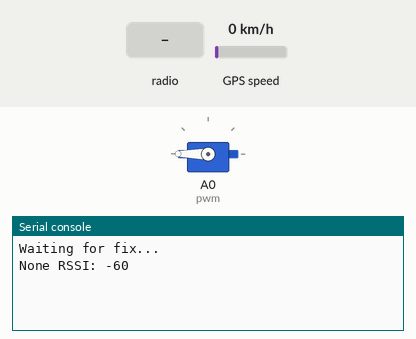
Recording of a program running on a simulated CircuitPython board. Parts: servo, the last lines printed to the serial console. The test bench sets the inputs (shaded band); at power-on: GPS speed 0 km/h. The clock reads 2024-03-15 10:24:30 at power-on unless the program sets it; the GPS gets a fix after 3 s at 37.7749, -122.4194 with 8 satellites; no radio messages arrive unless stated (any console line starting 'radio sent:' is added by the test bench).

Above: at 1.2 s.
1.3 s: radio message "KN6NAQ!CMD" arrives
At 2.5 s:
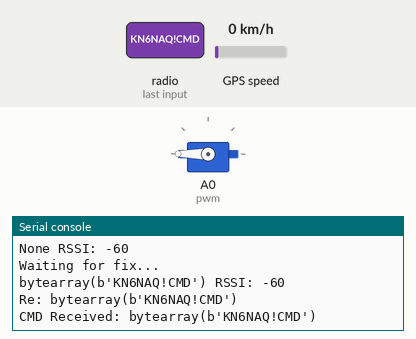
3.1 s: radio message "65" arrives
At 4.7 s:
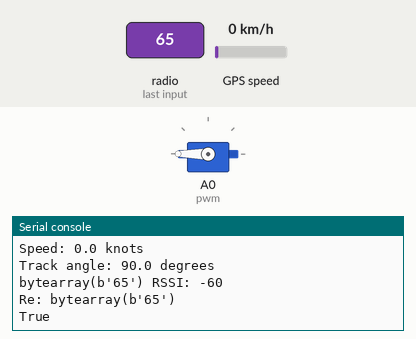
Timing chart, 0 to 6.2 s (numbered marks = the images above; inputs shaded):
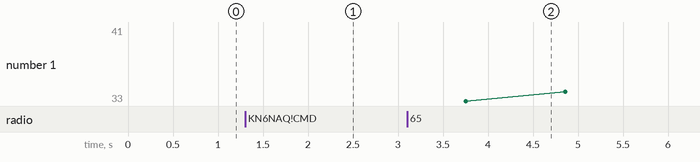

The program:

BLV_-_ORIGINAL.py
```python
import board
import busio
import digitalio
import time
import adafruit_rfm9x
from adafruit_motor import servo
import pwmio
import adafruit_gps

pwm = pwmio.PWMOut(board.A0, frequency=50)
servo = servo.Servo(pwm, min_pulse=750, max_pulse=2250)

uart = busio.UART(board.TX, board.RX, baudrate=9600, timeout=10)
gps = adafruit_gps.GPS(uart, debug=False)

gps.send_command(b"PMTK314,0,1,0,1,0,0,0,0,0,0,0,0,0,0,0,0,0,0,0")
gps.send_command(b"PMTK220,1000")

gps_alt = 0
gps_speed = 0
gps_track_angle = 0

spi = busio.SPI(board.SCK, MOSI=board.MOSI, MISO=board.MISO)
cs = digitalio.DigitalInOut(board.D10)
reset = digitalio.DigitalInOut(board.D11)
rfm9x = adafruit_rfm9x.RFM9x(spi, cs, reset, 437.4)

rfm9x.spreading_factor=8
rfm9x.tx_power=14
rfm9x.node=0xfb
rfm9x.destination=0xfa
rfm9x.receive_timeout=10
rfm9x.enable_crc=True
rfm9x.signal_bandwidth = 125000

servo.angle=180

cmd_keys = {
    b'65':   'cut_away',
    b'66':   'query',
    b'67':   'exec_cmd',
    b'68':   'ping'
}

def cmd_handler(msg):
    try:
        header = msg[0:10]
        print(f"Re: {header}")
        if msg[0:10] == b'KN6NAQ!CMD':
            print(f"CMD Received: {msg}")

            rfm9x.send("CMD ACK!")
            rfm9x.send("CMD ACK!")
            rfm9x.send("CMD ACK!")

            time.sleep(1)

            cmd_key = msg[10:12]
            print(cmd_key)

            #eval(cmd_keys[cmd_key])

            cmd_args = None
            print(len(msg))

            if msg == "KN6NAQ!CMD65":
                cmd_args = msg[10:]
                print(f"CMD with ARGS: {cmd_args}")
                cut_away()

            if cmd_key in cmd_keys:
                try:
                    if cmd_args is None:
                        print('running {} (no args)'.format(cmd_keys[cmd_key]))
                        # eval a string turns it into a func name
                        eval(cmd_keys[cmd_key])()
                    else:
                        print('running {} (with args: {})'.format(cmd_keys[cmd_key],cmd_args))
                        eval(cmd_keys[cmd_key])#(cmd_args)

                except Exception as e:
                    print('something went wrong: {}'.format(e))
                    rfm9x.send(str(e).encode())

            else:
                print('invalid command!')
                rfm9x.send(b'invalid cmd_key'+msg[11:])

        else:
            print(rfm9x.send(f"Not a CMD. Check Syntax? RSSI:{rfm9x.last_rssi}"))

    except Exception as e:
        print(e)

def gps_handler(gps_alt, gps_speed, gps_track_angle):
    # Make sure to call gps.update() every loop iteration and at least twice
    # as fast as data comes from the GPS unit (usually every second).
    # This returns a bool that's true if it parsed new data (you can ignore it
    # though if you don't care and instead look at the has_fix property).
    gps.update()
    # Every second print out current location details if there's a fix.

    if not gps.has_fix:
        # Try again if we don't have a fix yet.
        print("Waiting for fix...")

        return "No GPS Fix"
    # We have a fix! (gps.has_fix is true)
    # Print out details about the fix like location, date, etc.
    print("=" * 40)  # Print a separator line.
    print(
        "Fix timestamp UTC: {}/{}/{} {:02}:{:02}:{:02}".format(
            gps.timestamp_utc.tm_mon,  # Grab parts of the time from the
            gps.timestamp_utc.tm_mday,  # struct_time object that holds
            gps.timestamp_utc.tm_year,  # the fix time.  Note you might
            gps.timestamp_utc.tm_hour,  # not get all data like year, day,
            gps.timestamp_utc.tm_min,  # month!
            gps.timestamp_utc.tm_sec,
        )
    )
    print("Latitude: {0:.6f} degrees".format(gps.latitude))
    print("Longitude: {0:.6f} degrees".format(gps.longitude))

    print("Fix quality: {}".format(gps.fix_quality))
    # Some attributes beyond latitude, longitude and timestamp are optional
    # and might not be present.  Check if they're None before trying to use!
    if gps.altitude_m is not None:
        print("Altitude: {} meters".format(gps.altitude_m))
        gps_alt = gps.altitude_m
    if gps.speed_knots is not None:
        print("Speed: {} knots".format(gps.speed_knots))
        gps_speed = gps.speed_knots
    if gps.track_angle_deg is not None:
        print("Track angle: {} degrees".format(gps.track_angle_deg))
        gps_track_angle = gps.track_angle_deg

    gps_data_string = "UTC Time {}/{}/{} {:02}:{:02}:{:02} | Lat: {} Long: {} | Alt: {} | Knts: {} | TRKA: {}".format(
        gps.timestamp_utc.tm_mon,  # Grab parts of the time from the
        gps.timestamp_utc.tm_mday,  # struct_time object that holds
        gps.timestamp_utc.tm_year,  # the fix time.  Note you might
        gps.timestamp_utc.tm_hour,  # not get all data like year, day,
        gps.timestamp_utc.tm_min,  # month!
        gps.timestamp_utc.tm_sec,
        gps.latitude,
        gps.longitude,
        gps_alt,
        gps_speed,
        gps_track_angle
    )

    return gps_data_string


def cut_away():
    print("Cutting!")
    servo.angle = 0
    rfm9x.send("Cut Away Initiated")

def ping():
    rfm9x.destination=0xff
    rfm9x.send(f"This is the Bronco Space BLV Callsign KN6NAQ! Time: {time.monotonic()}. Last RSSI: {rfm9x.last_rssi}")
    rfm9x.destination=0xfb

def query(args):
    print(f'query: {args}')
    print(rfm9x.send(data=str(eval(args))))

def exec_cmd(args):
    print(f'exec: {args}')
    exec(args)


while True:
    rfm9x.send(gps_handler(gps_alt, gps_speed, gps_track_angle))
    msg = rfm9x.receive()

    print(f"{msg} RSSI: {rfm9x.last_rssi}")

    if gps_alt == 31500:
        cut_away()
    if msg is not None:
        cmd_handler(msg)

    time.sleep(1)
```

Measured:
- after the input at 1.3 s, the serial console: prints a new line after 0.30 s (image 1)
- after the input at 3.1 s, the serial console: prints a new line after 0.71 s (image 2)
